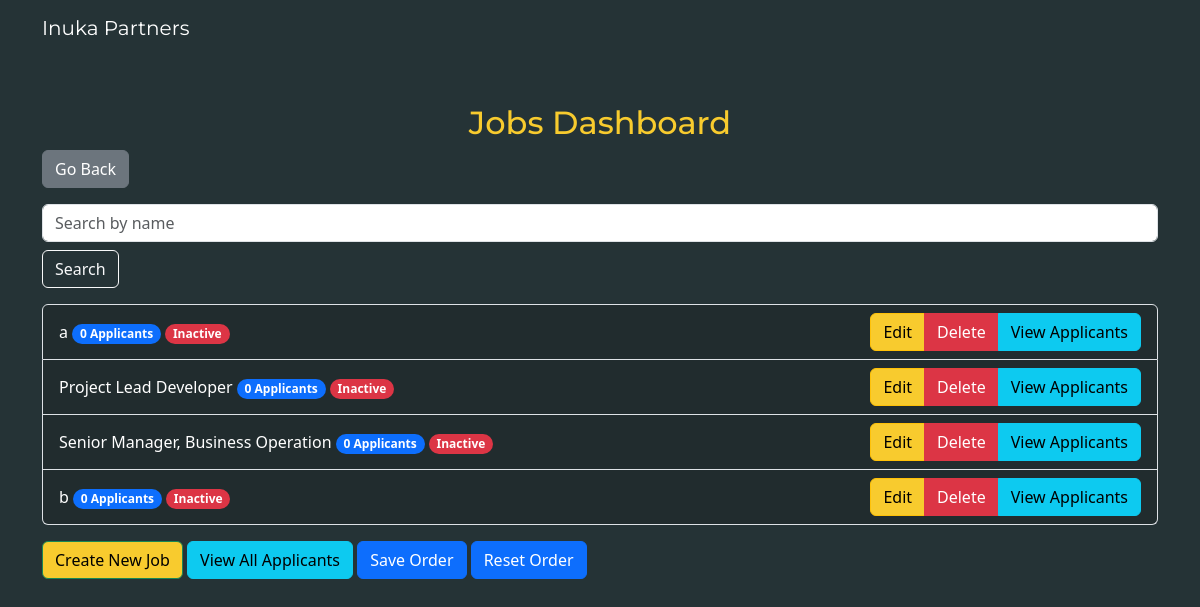
Screenshot of /dashboard/jobs with the database file from the repository.
### app/models.py (models this page shows)
class Job(db.Model):
    __tablename__ = 'job'
    id = db.Column(db.String(500), primary_key=True)
    title = db.Column(db.String(100))
    title_2 = db.Column(db.String(100))
    description = db.Column(db.String(3000))
    short_description = db.Column(db.String(2500))
    skills = db.Column(db.String(1000))

### app/routes.py (the view)
@app.route('/dashboard/jobs')
@admin_required
def jobs_dashboard():
    search_query = request.args.get('search_query', '')
    if search_query:
        jobs = Job.query.filter(Job.title.ilike(f'%{search_query}%')).all()
    else:
        jobs = Job.query.all()
    job_applicants_count = (
        db.session.query(Applicant.job_id, func.count(Applicant.id))
        .group_by(Applicant.job_id)
        .all()
    )
    sorted_jobs = SortedJobs.query.first()
    if sorted_jobs:
        order = eval(sorted_jobs.job_order)
    else:
        order = []
    job_applicants_count_dict = {job_id: count for job_id, count in job_applicants_count}
    return render_template('jobs_dashboard.html', jobs=jobs, job_applicants_count=job_applicants_count_dict, user=current_user, order=order, sorted_jobs=sorted_jobs)

### app/routes.py (called while the page is built)
def admin_required(f):
    @wraps(f)
    def decorated_function(*args, **kwargs):
        user = User.query.filter_by(id=1).first()
        if not user.is_active == 1:
            return abort(401)  # Unauthorized
        return f(*args, **kwargs)
    return decorated_function

### app/templates/jobs_dashboard.html (shortened to what this page needs)
<!DOCTYPE html>
<html lang="en">
<head>
    <link href="https://cdn.jsdelivr.net/npm/bootstrap@5.3.0/dist/css/bootstrap.min.css" rel="stylesheet">
    <link href="/static/css/dashboard.css" rel="stylesheet">
    <link rel="stylesheet" href="https://cdn.jsdelivr.net/npm/sortablejs@1.14.0/Sortable.min.css">
</head>
<nav class="navbar navbar-expand-lg">
    <div class="container">
        <a class="navbar-brand" href="index.html">
            Inuka Partners
        </a>
    </div>
</nav>
<body>
    <div class="container mt-5">
        <h2 class="text-center">Jobs Dashboard</h2>
        <a class="btn btn-secondary mb-3 btn-block" href="{{ url_for('dashboard') }}">Go Back</a>
        <form class="form-inline mb-3" method="GET" action="{{ url_for('jobs_dashboard') }}">
            <input class="form-control mr-sm-2 mb-2" type="text" name="search_query" placeholder="Search by name">
            <button class="btn btn-outline-light my-2 my-sm-0" type="submit">Search</button>
        </form>
        <ul class="list-group">
            {% if order %}
                {% for job_id in order %}
                    {% for job in jobs %}
                        {% if job.id == job_id %}
                            <li class="list-group-item d-flex justify-content-between align-items-center" data-job-id="{{ job.id }}">
                                <div>
                                    {{ job.title }}
                                    <span class="badge bg-primary rounded-pill">{{ job.applicants|length }} Applicants</span>
                                    {% if job.active %}
                                        <span class="badge bg-success rounded-pill">Active</span>
                                    {% else %}
                                        <span class="badge bg-danger rounded-pill">Inactive</span>
                                    {% endif %}
                                </div>
                                <div class="btn-group">
                                    <a class="btn btn-warning" href="{{ url_for('edit_job', job_id=job.id) }}">Edit</a>
                                    <a class="btn btn-danger" href="{{ url_for('delete_job', job_id=job.id) }}">Delete</a>
                                    <a class="btn btn-info" href="{{ url_for('view_applicants', job_id=job.id) }}">View Applicants</a>
                                </div>
                            </li>
                        {% endif %}
                    {% endfor %}
                {% endfor %}
            {% endif %}
        </ul>
        <a class="btn btn-success mt-3 btn-block" href="{{ url_for('create_job') }}">Create New Job</a>
        <a class="btn btn-info mt-3 btn-block" href="{{ url_for('view_all_applicants') }}">View All Applicants</a>
        <button class="btn btn-primary mt-3 btn-block" id="saveOrderButton">Save Order</button>
        <button class="btn btn-primary mt-3 btn-block" id="resetOrderButton">Reset Order</button>
    </div>
</body>
</html>

### app/static/css/dashboard.css (style rules this page uses)
:root { --white-color: #ffffff; --primary-color: #F8CB2E; --secondary-color: #000000; --section-bg-color: #f0f8ff; --custom-btn-bg-color: #EE5007; --custom-btn-bg-hover-color: #c01f27; --dark-color: #000000; --p-color: #000000; --border-color: #7fffd4; --link-hover-color: #B22727; --inuka-color: #253336; --inuka-blue: #82b4c3; --body-font-family: 'Montserrat', sans-serif; --h1-font-size: 74px; --h2-font-size: 46px; --h3-font-size: 32px; --h4-font-size: 28px; --h5-font-size: 24px; --h6-font-size: 22px; --p-font-size: 18px; --btn-font-size: 14px; --copyright-font-size: 16px; --border-radius-large: 100px; --border-radius-medium: 20px; --border-radius-small: 10px; --font-weight-light: 300; --font-weight-normal: 400; --font-weight-bold: 700; }
body { background-color: #253336; }
h2 { color: #F8CB2E; font-family: 'Montserrat', sans-serif; }
li { color: white; }
.navbar-brand { color: white; font-family: 'Montserrat', sans-serif; }
.list-group-item { background-color: rgba(24, 24, 24, 0.235); color: white; }
.btn-success { background-color: var(--primary-color); color: black; }
.btn-warning { background-color: var(--primary-color); color: black; }

### rows the page displays
Job: title "a", applicants|length "0"
Job: title "Project Lead Developer", applicants|length "0"
Job: title "Senior Manager, Business Operation", applicants|length "0"
Job: title "b", applicants|length "0"
